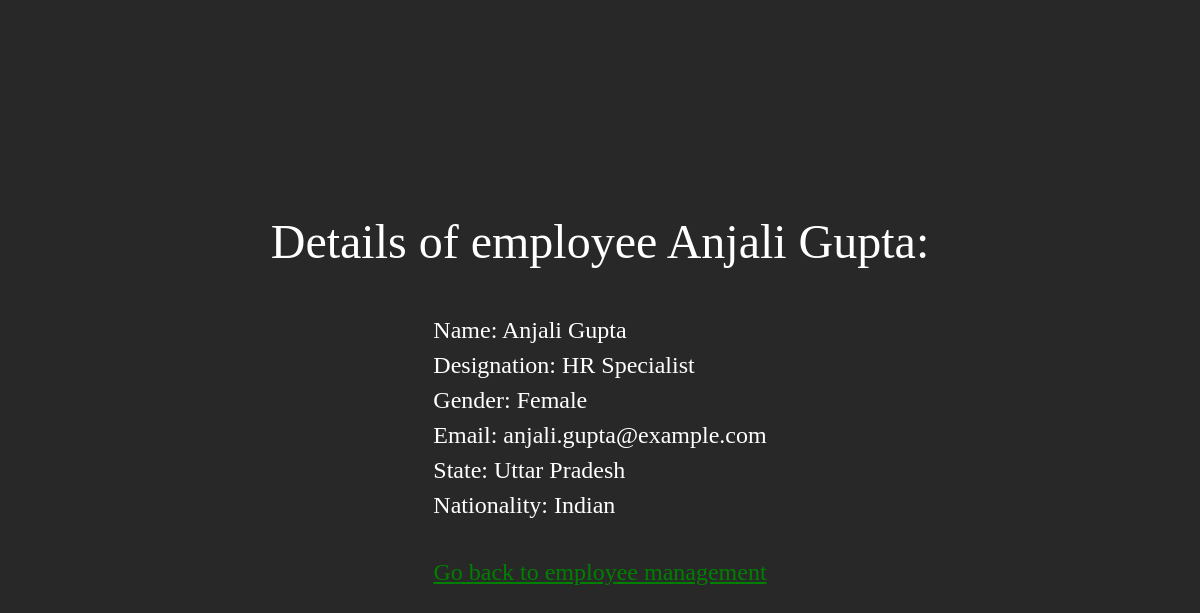
/employee_management/view/3, run on the app's committed database.
### employee_management/models.py (models this page shows, shortened)
class Employee(models.Model):
    name = models.CharField(max_length = 100)
    designation = models.CharField(max_length = 50)
    gender = models.CharField(max_length = 20)
    state = models.CharField(max_length = 50)
    nationality = models.CharField(max_length = 50)
    email = models.EmailField()

### employee_management/views.py (the view)
# urls.py: path('view/<int:emp_id>', views.view, name = 'view'),
def view(request, emp_id):
    data = get_object_or_404(Employee, id = emp_id)
    return render(request, 'employee_management/view.html', {'data': data})

### employee_management/templates/employee_management/view.html (shortened to what this page needs)
{% load static %}
<!DOCTYPE html>
<html lang="en">
<head>
    <link rel="stylesheet" href="{% static 'employee_management/css/view.css' %}">
</head>
<body>
    <div class="view-main-wrap">
        <div class="view-main-heading">Details of employee {{data.name}}:</div>
        <div>
            <div class="view-employee-details">Name: {{data.name}}</div>
            <div class="view-employee-details">Designation: {{data.designation}}</div>
            <div class="view-employee-details">Gender: {{data.gender}}</div>
            <div class="view-employee-details">Email: {{data.email}}</div>
            <div class="view-employee-details">State: {{data.state}}</div>
            <div class="view-employee-details">Nationality: {{data.nationality}}</div>
        </div>
        <div class="view-nav-wrap"><a href="{% url 'manage' %}" class="view-nav">Go back to employee management</a></div>
    </div>
</body>
</html>

### employee_management/static/employee_management/css/view.css (style rules this page uses)
body { margin: 0px; }
.view-main-wrap { background-color: rgb(41, 40, 40); height: 100vh; color: white; display: flex; flex-direction: column; justify-content: center; align-items: center; }
.view-main-heading { font-size: 3rem; margin-bottom: 3rem; }
.view-employee-details { font-size: 1.5rem; margin-bottom: 0.5rem; }
.view-nav-wrap { margin-top: 2rem; }
.view-nav { font-size: 1.5rem; color: green; }

### data on the page
Employee: name "Anjali Gupta", designation "HR Specialist", gender "Female", email "anjali.gupta@example.com", state "Uttar Pradesh", nationality "Indian"
